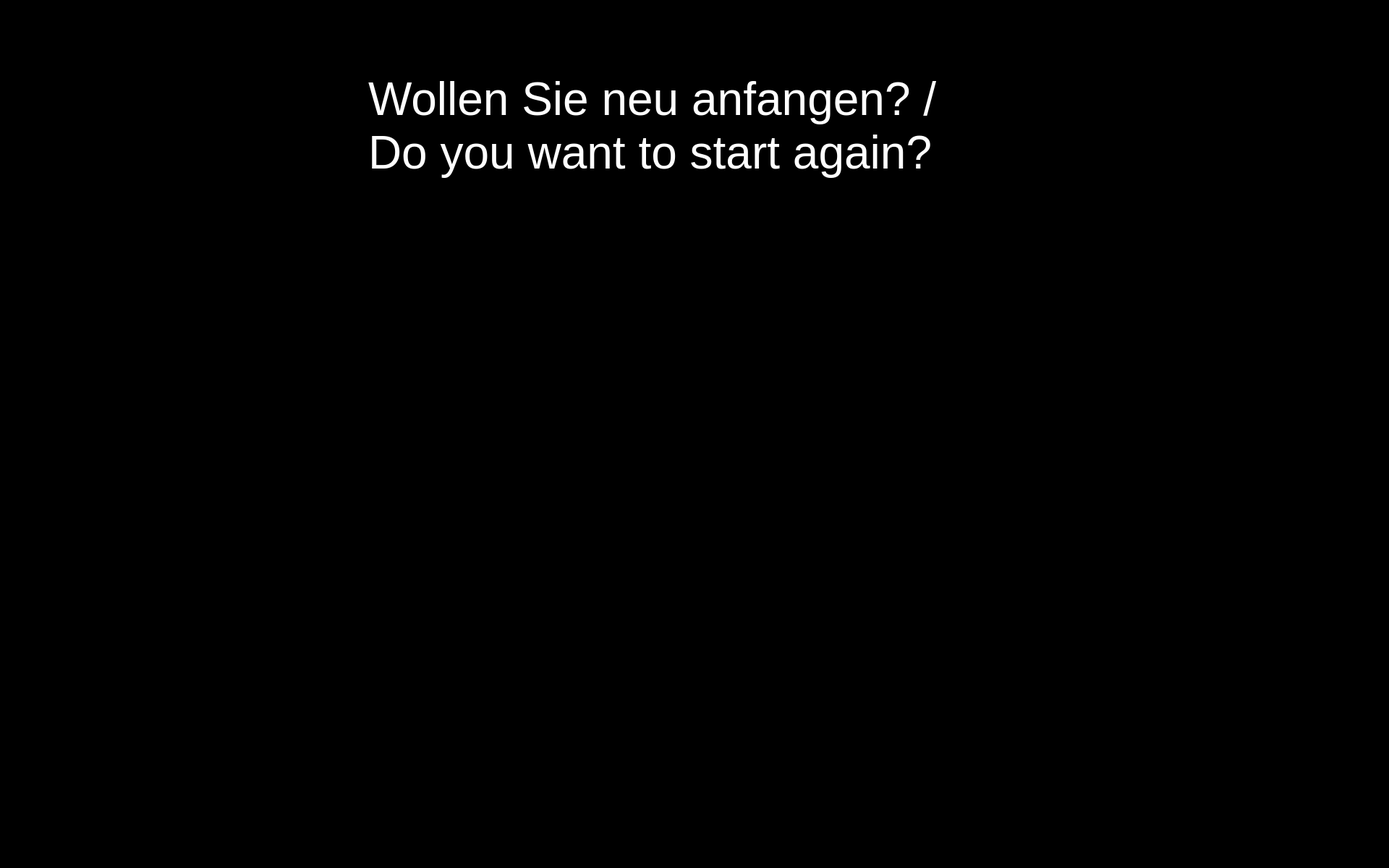
<?xml version="1.0" encoding="UTF-8"?>
<ui version="4.0">
 <class>MenuDefault</class>
 <widget class="QWidget" name="MenuDefault">
  <property name="windowModality">
   <enum>Qt::WindowModal</enum>
  </property>
  <property name="enabled">
   <bool>true</bool>
  </property>
  <property name="geometry">
   <rect>
    <x>0</x>
    <y>0</y>
    <width>1920</width>
    <height>1200</height>
   </rect>
  </property>
  <property name="sizePolicy">
   <sizepolicy hsizetype="Preferred" vsizetype="Preferred">
    <horstretch>0</horstretch>
    <verstretch>0</verstretch>
   </sizepolicy>
  </property>
  <property name="minimumSize">
   <size>
    <width>0</width>
    <height>0</height>
   </size>
  </property>
  <property name="maximumSize">
   <size>
    <width>1920</width>
    <height>1200</height>
   </size>
  </property>
  <property name="windowTitle">
   <string>Food Assist</string>
  </property>
  <property name="windowOpacity">
   <double>1.000000000000000</double>
  </property>
  <property name="styleSheet">
   <string notr="true">background-color: rgb(0, 0, 0);</string>
  </property>
  <widget class="QPushButton" name="button_yes">
   <property name="enabled">
    <bool>true</bool>
   </property>
   <property name="geometry">
    <rect>
     <x>800</x>
     <y>560</y>
     <width>150</width>
     <height>150</height>
    </rect>
   </property>
   <property name="minimumSize">
    <size>
     <width>81</width>
     <height>81</height>
    </size>
   </property>
   <property name="maximumSize">
    <size>
     <width>150</width>
     <height>150</height>
    </size>
   </property>
   <property name="cursor">
    <cursorShape>OpenHandCursor</cursorShape>
   </property>
   <property name="focusPolicy">
    <enum>Qt::WheelFocus</enum>
   </property>
   <property name="contextMenuPolicy">
    <enum>Qt::DefaultContextMenu</enum>
   </property>
   <property name="styleSheet">
    <string notr="true"/>
   </property>
   <property name="icon">
    <iconset resource="resources/res.qrc">
     <normaloff>:/buttons/Button Yes.svg</normaloff>:/buttons/Button Yes.svg</iconset>
   </property>
   <property name="iconSize">
    <size>
     <width>144</width>
     <height>144</height>
    </size>
   </property>
   <property name="autoDefault">
    <bool>false</bool>
   </property>
   <property name="default">
    <bool>false</bool>
   </property>
   <property name="flat">
    <bool>true</bool>
   </property>
  </widget>
  <widget class="QPushButton" name="button_no">
   <property name="enabled">
    <bool>true</bool>
   </property>
   <property name="geometry">
    <rect>
     <x>960</x>
     <y>560</y>
     <width>150</width>
     <height>150</height>
    </rect>
   </property>
   <property name="minimumSize">
    <size>
     <width>81</width>
     <height>81</height>
    </size>
   </property>
   <property name="maximumSize">
    <size>
     <width>150</width>
     <height>150</height>
    </size>
   </property>
   <property name="cursor">
    <cursorShape>OpenHandCursor</cursorShape>
   </property>
   <property name="focusPolicy">
    <enum>Qt::WheelFocus</enum>
   </property>
   <property name="contextMenuPolicy">
    <enum>Qt::DefaultContextMenu</enum>
   </property>
   <property name="styleSheet">
    <string notr="true"/>
   </property>
   <property name="icon">
    <iconset resource="resources/res.qrc">
     <normaloff>:/buttons/Button No.svg</normaloff>:/buttons/Button No.svg</iconset>
   </property>
   <property name="iconSize">
    <size>
     <width>144</width>
     <height>144</height>
    </size>
   </property>
   <property name="autoDefault">
    <bool>false</bool>
   </property>
   <property name="default">
    <bool>false</bool>
   </property>
   <property name="flat">
    <bool>true</bool>
   </property>
  </widget>
  <widget class="QLabel" name="start_label">
   <property name="enabled">
    <bool>true</bool>
   </property>
   <property name="geometry">
    <rect>
     <x>509</x>
     <y>20</y>
     <width>821</width>
     <height>310</height>
    </rect>
   </property>
   <property name="sizePolicy">
    <sizepolicy hsizetype="Preferred" vsizetype="Preferred">
     <horstretch>0</horstretch>
     <verstretch>0</verstretch>
    </sizepolicy>
   </property>
   <property name="minimumSize">
    <size>
     <width>510</width>
     <height>310</height>
    </size>
   </property>
   <property name="maximumSize">
    <size>
     <width>1000</width>
     <height>1000</height>
    </size>
   </property>
   <property name="font">
    <font>
     <pointsize>48</pointsize>
     <weight>50</weight>
     <italic>false</italic>
     <bold>false</bold>
     <stylestrategy>PreferDefault</stylestrategy>
     <kerning>true</kerning>
    </font>
   </property>
   <property name="frameShape">
    <enum>QFrame::NoFrame</enum>
   </property>
   <property name="frameShadow">
    <enum>QFrame::Raised</enum>
   </property>
   <property name="lineWidth">
    <number>0</number>
   </property>
   <property name="text">
    <string>&lt;html&gt;&lt;head/&gt;&lt;body&gt;&lt;p&gt;&lt;span style=&quot; color:#ffffff;&quot;&gt;Wollen Sie neu anfangen? / Do you want to start again?&lt;/span&gt;&lt;/p&gt;&lt;/body&gt;&lt;/html&gt;</string>
   </property>
   <property name="textFormat">
    <enum>Qt::AutoText</enum>
   </property>
   <property name="scaledContents">
    <bool>false</bool>
   </property>
   <property name="wordWrap">
    <bool>true</bool>
   </property>
  </widget>
  <widget class="QLabel" name="label">
   <property name="geometry">
    <rect>
     <x>850</x>
     <y>340</y>
     <width>200</width>
     <height>200</height>
    </rect>
   </property>
   <property name="text">
    <string/>
   </property>
   <property name="pixmap">
    <pixmap resource="resources/res.qrc">:/img/Confirm Restart.png</pixmap>
   </property>
   <property name="scaledContents">
    <bool>true</bool>
   </property>
  </widget>
 </widget>
 <resources>
  <include location="resources/res.qrc"/>
 </resources>
 <connections/>
</ui>
